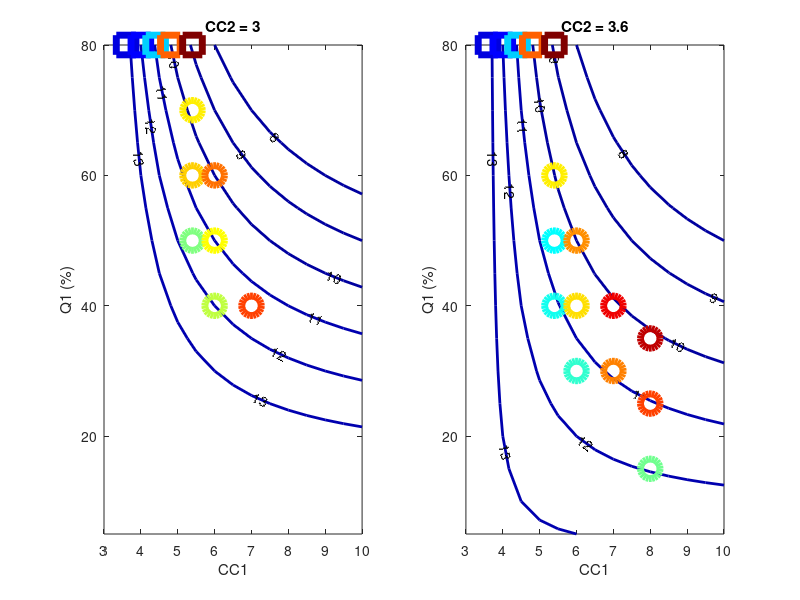
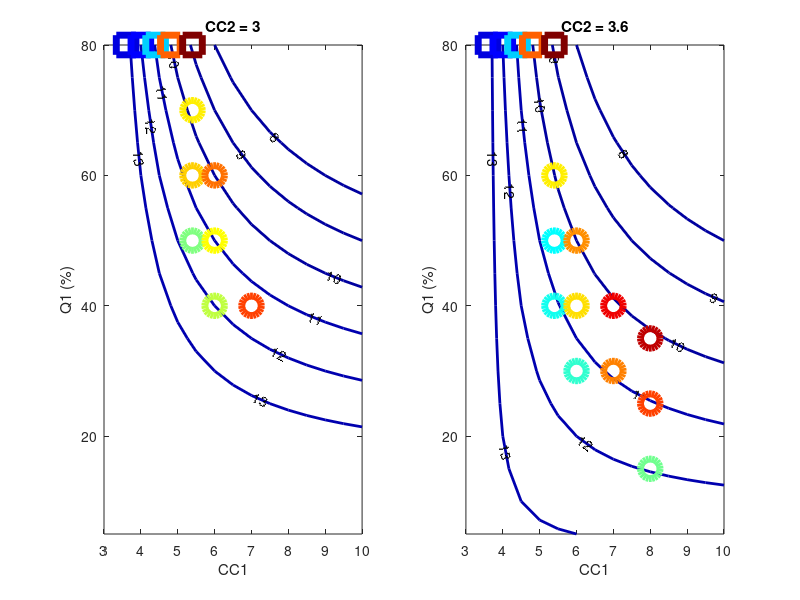

Reproduce these figures in MATLAB, in order.
% BMS contour
% Peter Attia
% 2017-06-15

close all

Q1=5:5:80;
CC1=3:0.5:10;
CC2=[3 3.6];
time = ones(length(CC2),length(CC1),length(Q1));
figure, set(gcf, 'units','normalized','outerposition',[0 0 1 1])
for i=1:length(CC2)
    subplot(1,length(CC2),i), hold on, box on
    xlabel('CC1'),ylabel('Q1 (%)')
    title(['CC2 = ' num2str(CC2(i))])
    %axis([min(CC1) max(CC1) min(Q1) max(Q1)])
    
    [X,Y] = meshgrid(CC1,Q1);
    time = (60.*Y./X./100)+(60.*(80-Y)./CC2(i)./100);
    v = [13, 12, 11, 10, 9, 8];
    contour(X,Y,time,v,'LineWidth',2,'ShowText','on')
end

% Manually determined degradation values in Excel. The list of policies and
% the list of degradation values should be programmatically generated
list = [3.6	80	3.601	3.1279E-05
        4	80	4	3.8254E-05
        4.4	80	4.4	1.0923E-04
        4.8	80	4.8	2.6018E-04
        5.4	40	3.6	1.2798E-04
        5.4	50	3	1.6890E-04
        5.4	50	3.6	1.2336E-04
        5.4	60	3	2.2486E-04
        5.4	60	3.6	2.1632E-04
        5.4	70	3	2.1184E-04
        5.4	80	5.4	3.3856E-04
        6	30	3.6	1.4072E-04
        6	40	3	1.8642E-04
        6	40	3.6	2.2163E-04
        6	50	3	2.0858E-04
        6	50	3.6	2.4528E-04
        6	60	3	2.5727E-04
        7	30	3.6	2.5364E-04
        7	40	3	2.7135E-04
        7	40	3.6	2.9956E-04
        8	15	3.6	1.6029E-04
        8	25	3.6	2.7165E-04
        8	35	3.6	3.1434E-04];

colormap jet;

scalefactor = 1e6; % Factor to scale 

maxvalue = max(list(:,4))*scalefactor;


for i = 1:length(list(:,1))
    if list(i,3) == 3
        subplot(1, length(CC2), 1)
        %ax(2) = axes;
        scatter(list(i,1),list(i,2),'o','CData',list(i,4)*scalefactor,'SizeData',200,'LineWidth',5)
    elseif list(i,3) == 3.6
        subplot(1, length(CC2), 2)
        scatter(list(i,1),list(i,2),'o','CData',list(i,4)*scalefactor,'SizeData',200,'LineWidth',5)
    else
        subplot(1, length(CC2), 1)
        scatter(list(i,1),list(i,2),'square','CData',list(i,4)*scalefactor,'SizeData',200,'LineWidth',5)
        caxis([0 maxvalue])
        subplot(1, length(CC2), 2)
        scatter(list(i,1),list(i,2),'square','CData',list(i,4)*scalefactor,'SizeData',200,'LineWidth',5)
        caxis([0 maxvalue])
    end
end

%% Save images
saveas(gcf,'contour.png')
saveas(gcf,'contour.fig')